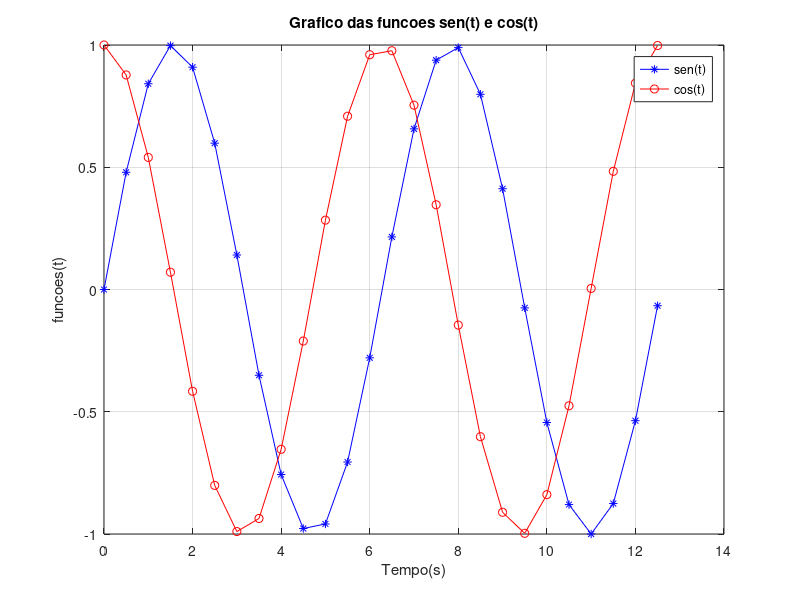

This figure's MATLAB source:
clc;
clear;
t = [0:0.5:4*pi];
x = sin(t);
y = cos(t);
plot(t,x, "-*", "color", "b");
hold on;
plot(t,y, "-o", "color", "r");
grid on;
title("Grafico das funcoes sen(t) e cos(t)");
ylabel("funcoes(t)");
xlabel("Tempo(s)");
legend("sen(t)", "cos(t)")